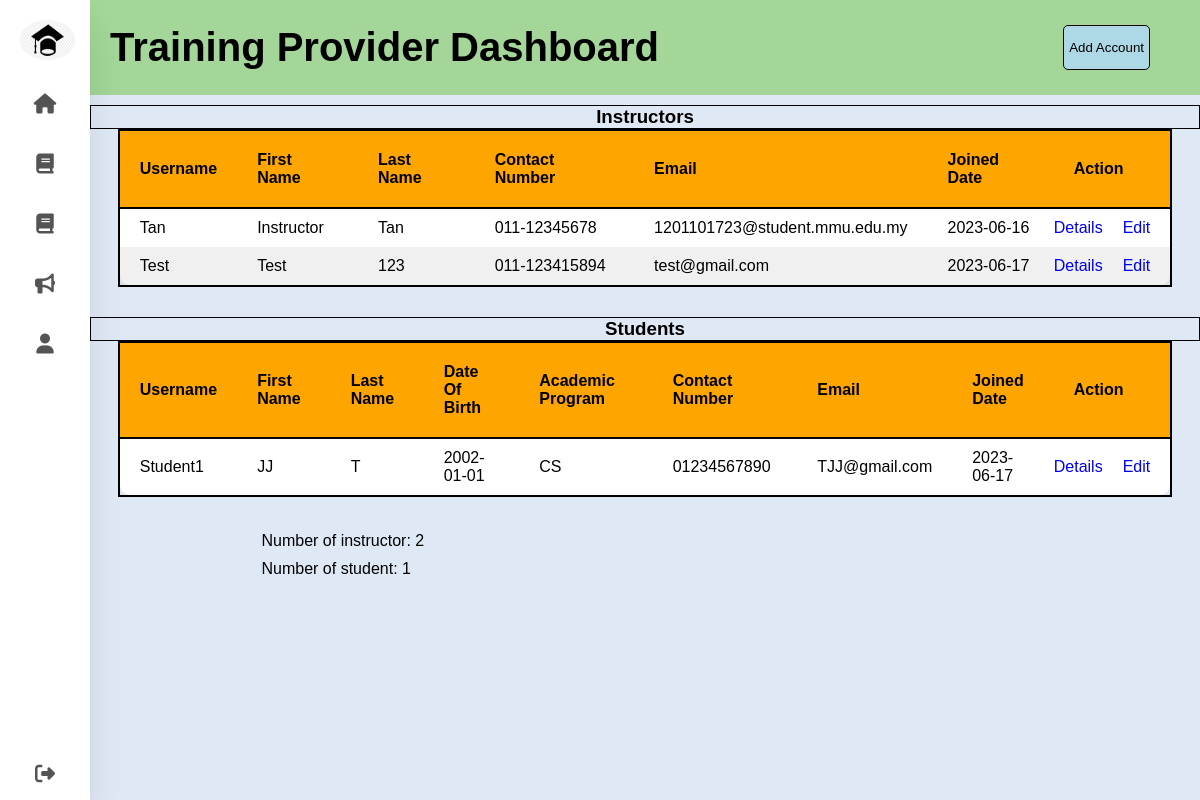
The app's page /admin/dashboard.php (signed in), older data.
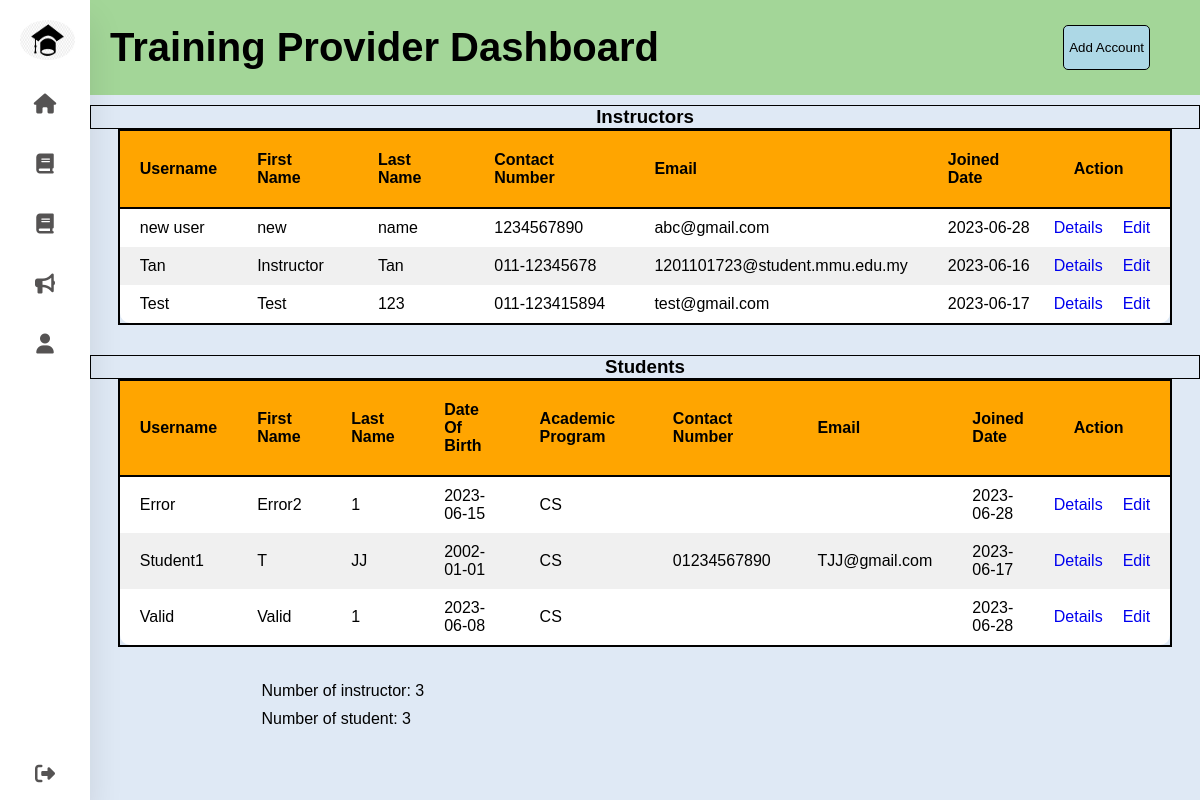
The same page, newer data.
### tables this page shows
CREATE TABLE `instructor` (
  `username` varchar(20) NOT NULL,
  `provider_username` varchar(20) NOT NULL,
  `first_name` varchar(128) NOT NULL,
  `last_name` varchar(128) NOT NULL,
  `contact_number` varchar(15) DEFAULT NULL,
  `email` varchar(50) DEFAULT NULL
);

CREATE TABLE `user` (
  `username` varchar(20) NOT NULL,
  `password_hash` varchar(255) NOT NULL,
  `usertype` varchar(10) NOT NULL,
  `joined_date` date NOT NULL DEFAULT current_timestamp(),
  `profile_image_path` varchar(200) DEFAULT NULL
);

CREATE TABLE `student` (
  `username` varchar(20) NOT NULL,
  `first_name` varchar(128) NOT NULL,
  `last_name` varchar(128) NOT NULL,
  `date_of_birth` date NOT NULL,
  `academic_program` varchar(100) NOT NULL,
  `provider_username` varchar(20) NOT NULL,
  `contact_number` varchar(15) DEFAULT NULL,
  `email` varchar(50) DEFAULT NULL
);

### admin/dashboard.php (the view, shortened to what this page needs)
<?php include '../db_connect.php';
                ?>
<!DOCTYPE html>
<html>
<head>
    <link rel="stylesheet" href="../navBar/navBarStyle.css"/>
    <link rel="stylesheet" href="dashboard.css"/>
    <script src ="../js/navbar.js"></script></head>
<body>
<div class="Container">
    <div class="sidebar">
        <?php include '../navBar/navBar.php'?>
    </div>
    <div class="content" id="content">
        <header>
            <?php if ($_SESSION["usertype"] == "Admin") {
                echo "<h1>Admin Dashboard</h1>";
            }
            else if ($_SESSION["usertype"] == "Provider") {
                echo "<h1>Training Provider Dashboard</h1>";
            }
            ?>
            <button create-account-button>Add Account</button>
        </header>
        <?php
        if ($_SESSION["usertype"] == "Admin") {
            $sql = "SELECT * FROM user;";
            $result = mysqli_query($connect,$sql);
            $count = mysqli_num_rows($result);
            ?>
            <div class="table-wrapper table-wrapper-full-height">
            <table>
                <thead>
                    <tr>
                        <th>Username</th>
                        <th>Usertype</th>
                        <th>Joined Date</th>
                        <th colspan="2">Action</th>
                    </tr>
                </thead>
                <tbody>
                    <?php
                    while($row = mysqli_fetch_assoc($result)) {
                    ?>
                        <tr>
                            <td><?php echo $row["username"]; ?></td>
                            <td><?php echo $row["usertype"]; ?></td>
                            <td><?php echo $row["joined_date"]; ?></td>
                            <td><a href="dashboard.php?view&username=<?php echo $row["username"];?>"><button class="view-details">Details</button></a></td>
                            <td><a href="dashboard.php?edit&username=<?php echo $row["username"];?>"><button class="edit-details">Edit</button></a></td>
                        </tr>
                    <?php
                    } ?>
                </tbody>
            </table>
            </div>
            <?php
        }
        else if($_SESSION["usertype"] == "Provider") {
            ?>
            <h3>Instructors</h3>
            <div class='table-wrapper table-wrapper-half-height'>
            <table>
                <thead>
                    <tr>
                        <th>Username</th>
                        <th>First Name</th>
                        <th>Last Name</th>
                        <th>Contact Number</th>
                        <th>Email</th>
                        <th>Joined Date</th>
                        <th colspan="2">Action</th>
                    </tr>
                </thead>
                <tbody>
                    <?php
                    $sql = "SELECT * FROM user INNER JOIN instructor on user.username = instructor.username WHERE provider_username = '". $_SESSION["username"] . "';";
                    $result = mysqli_query($connect,$sql);
                    while($row = mysqli_fetch_assoc($result)) {
                    ?>
                    <tr>
                        <td><?php echo $row["username"]; ?></td>
                        <td><?php echo $row["first_name"]; ?></td>
                        <td><?php echo $row["last_name"]; ?></td>
                        <td><?php echo $row["contact_number"]; ?></td>
                        <td><?php echo $row["email"]; ?></td>
                        <td><?php echo $row["joined_date"]; ?></td>
                        <td><a href="dashboard.php?view&username=<?php echo $row["username"];?>">Details</a></td>
                        <td><a href="dashboard.php?edit&username=<?php echo $row["username"];?>">Edit</a></td>
                    </tr>
                    <?php
                    }
                    ?>
                </tbody>
            </table>
            </div>
            <h3>Students</h3>
            <div class='table-wrapper table-wrapper-half-height'>
            <table>
                <thead>
                    <tr>
                        <th>Username</th>
                        <th>First Name</th>
                        <th>Last Name</th>
                        <th>Date Of Birth</th>
                        <th>Academic Program</th>
                        <th>Contact Number</th>
                        <th>Email</th>
                        <th>Joined Date</th>
                        <th colspan="2">Action</th>
                    </tr>
                </thead>
                <tbody>
                    <?php
                    $sql = "SELECT * FROM user INNER JOIN student on user.username = student.username WHERE provider_username = '". $_SESSION["username"] . "';";
                    $result = mysqli_query($connect,$sql);
                    while($row = mysqli_fetch_assoc($result)) {
                    ?>
                    <tr>
                        <td><?php echo $row["username"]; ?></td>
                        <td><?php echo $row["first_name"]; ?></td>
                        <td><?php echo $row["last_name"]; ?></td>
                        <td><?php echo $row["date_of_birth"]; ?></td>
                        <td><?php echo $row["academic_program"]; ?></td>
                        <td><?php echo $row["contact_number"]; ?></td>
                        <td><?php echo $row["email"]; ?></td>
                        <td><?php echo $row["joined_date"]; ?></td>
                        <td><a href="dashboard.php?view&username=<?php echo $row["username"];?>">Details</a></td>
                        <td><a href="dashboard.php?edit&username=<?php echo $row["username"];?>">Edit</a></td>
                    </tr>
                    <?php
                    }
                    ?>
                </tbody>
            </table>
            </div>
        <?php
        }
        ?>
        <?php
            $sql = "SELECT * FROM instructor;";
            $result = mysqli_query($connect,$sql);
            $countInstructor = mysqli_num_rows($result);
            $sql = "SELECT * FROM student;";
            $result = mysqli_query($connect,$sql);
            $countStudent = mysqli_num_rows($result);
            ?>
        <p>Number of instructor: <?php echo $countInstructor; ?></p>
        <p>Number of student: <?php echo $countStudent; ?></p>
    </div>
</body>
</html>

### navBar/navBar.php (shortened to what this page needs)
<html>
    <head>
        <link rel="stylesheet" href="../navBar/navBarStyle.css"/>
    <link rel="stylesheet" href="https://cdnjs.cloudflare.com/ajax/libs/font-awesome/6.4.0/css/all.min.css" />
    </head>
    <body>
        <nav>
            <ul>
                <?php
                     if($_SESSION["usertype"] == "Admin") {
                        echo "<li>";
                        echo "<a href='../admin/dashboard.php' class='logo'>";
                        echo "<img src='../files/logo1.png' alt=''>";
                        echo "<span class='nav-item'>TPMS</span>";
                        echo "</a>";
                        echo "</li>";
                        echo "<li><a href='../admin/dashboard.php'>";
                        echo "<i class='fas fa-home'></i>";
                        echo "<span class='nav-item'>Dashboard</span>";
                        echo "</a>";
                        echo "</li>";
                        echo "<li><a href='../admin/courseOverview.php'>";
                        echo "<i class='fas fa-server'></i>";
                        echo "<span class='nav-item'>Course Overview</span>";
                        echo "</a>";
                        echo "</li>";
                        echo "<li><a href='../admin/profile.php'>";
                        echo "<i class='fas fa-user'></i>";
                        echo "<span class='nav-item'>Profile</span>";
                        echo "</a>";
                        echo "</li>";
                        echo "<li><a href='../logout.php' class='logout'>";
                        echo "<i class='fas fa-sign-out-alt'></i>";
                        echo "<span class='nav-item'>Logout</span>";
                        echo "</a>";
                        echo "</li>";
                     }
                     else if ($_SESSION["usertype"] == "Provider"){
                        echo "<li>";
                        echo "<a href='../trainingProvider/dashboard.php' class='logo'>";
                        echo "<img src='../files/logo1.png' alt=''>";
                        echo "<span class='nav-item'>TPMS</span>";
                        echo "</a>";
                        echo "</li>";
                        echo "<li><a href='../trainingProvider/dashboard.php'>";
                        echo "<i class='fas fa-home'></i>";
                        echo "</a>";
                        echo "</li>";
                        echo "<li><a href='../admin/dashboard.php'>";
                        echo "<i class='fas fa-book'></i>";
                        echo "</a>";
                        echo "</li>";
                        echo "<li><a href='../admin/courseOverview.php'>";
                        echo "<i class='fas fa-book'></i>";
                        echo "</a>";
                        echo "</li>";
                        echo "<li><a href='../trainingProvider/feedback.php'>";
                        echo "<i class='fas fa-bullhorn'></i>";
                        echo "</a>";
                        echo "</li>";
                        echo "<li><a href='../trainingProvider/profile.php'>";
                        echo "<i class='fas fa-user'></i>";
                        echo "</a>";
                        echo "</li>";
                        echo "<li><a href='../logout.php' class='logout'>";
                        echo "<i class='fas fa-sign-out-alt'></i>";
                        echo "</a>";
                        echo "</li>";
                     }
                ?>
            </ul>
        </nav>
    </body>
</html>

### navBar/navBarStyle.css (style rules this page uses)
* { margin:0; padding:0; outline:none; border:none; text-decoration:none; box-sizing:border-box; font-family: "Poppins", sans-serif; }
body { background: #dfe9f5; margin : 0; padding : 0; }
nav { position: fixed; top:0; bottom:0; height:100%; left:0; background: #fff; width:90px; overflow:hidden; transition: width 0.2s linear; box-shadow: 0 20px 35px rgba(0, 0, 0, 0.1); transition: all 0.3s ease-in; }
.logo { text-align:center; display:flex; transition:all 0.5s ease; margin:10px 0 0 10px; }
.logo img { width: 55px; height: 40px; border-radius: 50%; }
.logo span { font-weight:bold; padding-left:5px; font-size:18px; text-transform: uppercase; }
nav ul li a { position: relative; color:rgb(85, 83, 83); font-size:14px; display:table; width: 300px; padding:10px; }
.fas { position:relative; width:70px; height:40px; top:14px; font-size: 20px; text-align: center; }
.nav-item { position:relative; top:12px; margin-left:10px; }
.logout { position:absolute; bottom:0; }
.content { flex-grow: 1; margin-left: 90px; transition: all 0.3s ease-in; }

### admin/dashboard.css (style rules this page uses)
body { margin: 0; padding: 0 0; }
header { font-family: 'Montserrat', sans-serif; background: #a3d698; color: black; padding: 25px 20px; font-size: 20px; margin-bottom: 10px; display:flex; justify-content: space-between; }
header button { padding: 5px; border: 1px solid black; border-radius: 5px; background-color: lightblue; margin-right:30px; }
* { font-family: 'Montserrat', sans-serif; }
.table-wrapper-half-height { max-height: 40vh; }
.table-wrapper { overflow-y: auto; width:95%; margin-inline: auto; margin-bottom:30px; border: 2px solid black; }
table { width: 100%; background-color: white; border-collapse: collapse; border-radius: 10px; }
thead { background-color: orange; top:0px; position: sticky; }
tbody tr:nth-child(even) { background-color: rgba(211, 211, 211, 0.34); }
td { padding-top: 10px; padding-bottom: 10px; padding-left: 20px; padding-right: 20px; }
td:nth-last-child(2), td:last-child { padding-left:0px; width:0px; }
thead th { padding-top: 20px; padding-bottom: 20px; padding-left: 20px; padding-right: 20px; border-bottom: 2px solid black; text-align: left; width: fit-content; }
p { width: 70%; margin-left: auto; margin-right: auto; padding: 5px; }
h3, h2 { display:flex; justify-content: center; border: 1px solid black; }

Row changes from the older to the newer data that the page shows:
added instructor: username "new user", first_name "new", last_name "name", contact_number "1234567890", email "abc@gmail.com", username.joined_date "2023-06-28"
added student: username "Error", first_name "Error2", last_name "1", date_of_birth "2023-06-15", academic_program "CS", username.joined_date "2023-06-28"
changed student "Student1": first_name "JJ" → "T"; last_name "T" → "JJ"
added student: username "Valid", first_name "Valid", last_name "1", date_of_birth "2023-06-08", academic_program "CS", username.joined_date "2023-06-28"
Text that changed along with them:
$countInstructor: "2" → "3"
$countStudent: "1" → "3"
